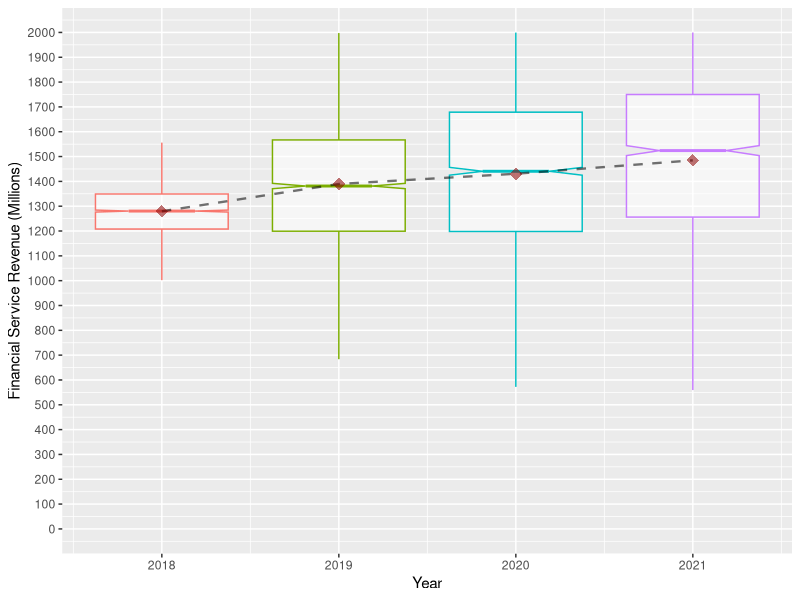
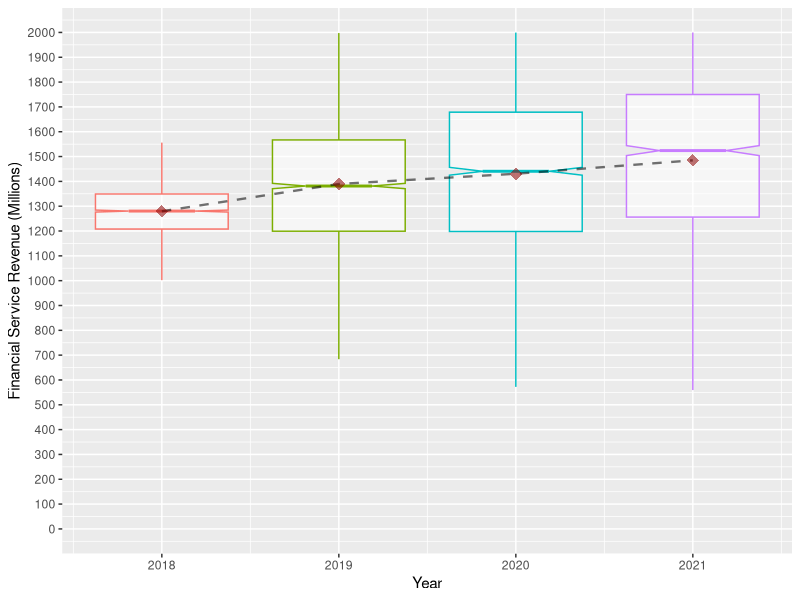

These charts were generated, in order, by the following R code:
setwd("D:/Users/MihalyTower/Documents/Actual Documents/R Programing studies/Projects/CFA NYSE-LEN Monte Carlo")
library(ggplot2)
library(readr)
library(dplyr)
library(scales)

#Lennar Financial Services Revenue Model
Cumulative.Predicted.FinancialRevenue.Data = data.frame()


#INPUTS
Sales.Growth.SD.Assumption = 0.1365
years = 4 #Number of years to forecast
n = 1 #Number of Trials per year
k = 3000 #Number of data points per trial)


j = 0 #Leave this alone. It's a counter
i = 0 #Leave this alone. It's a counter

HistoricalRev.Array = array(c(427.3, 454.4, 620.5, 687.3, 770.1)) #Place historical segment revenues here
HistoricalFrame = data.frame()

rev.growth.rate.array = array(c(0.6667,0.0487,0.051,.0657)) 



#Historical Dataframe to display when we plot
while (j < 5) {
  #Begin iterations for each year
  
  while (i < n) {
    #K = number of points to create
    revenue.iterations = data.frame(rep(HistoricalRev.Array[j+1],k))
    revenue.iterations[,2] = data.frame(Trial.Group = paste(j,"Hist"))
    revenue.iterations[,3] = data.frame(Year = 2013+j)
    revenue.iterations[,4] = data.frame(Iteration = seq(from = 1, to =k))
    
    HistoricalFrame = data.frame(rbind(revenue.iterations,HistoricalFrame))
    
    i = i+1
  }
  #Reset loop
  i = 0
  j = j+1
}
names(HistoricalFrame) = c("Revenue", "Trial", "Year", "Iteration")



#Reset Counter
j = 0 #Leave this alone. It's a counter
i = 0 #Leave this alone. It's a counter
z = 0 #Leave this alone. It's a counter
g.cumulative = 1 #Initiate variable
#Creates growth rate matrix
while (j < years) {
  #Begin iterations for each year

  while (i < n) {
      
    #Create growth rates                                        #K = number of points to create
    while (z<=j)
    {g.temp =  1+rnorm(k, mean= rev.growth.rate.array[(j+1)], sd= Sales.Growth.SD.Assumption)
    g.cumulative = g.temp * g.cumulative
    z=z+1
    }
    
    revenue.iterations2 = data.frame((g.cumulative)*770.1)#*HistoricalRev.Array)
    revenue.iterations2[,2] = data.frame(Trial.Group = paste("Trial ",i+1,2018+j))
    revenue.iterations2[,3] = data.frame(Year = 2018+j)
    revenue.iterations2[,4] = data.frame(Iteration = paste(seq(1:k)))
    
    Cumulative.Predicted.FinancialRevenue.Data = data.frame(rbind(revenue.iterations2,Cumulative.Predicted.FinancialRevenue.Data))
    
    i = i+1
  }
  #Reset loop
  i = 0
  j = j+1
  z=0
  
  #Changes sales growth rate to the array. (ADD THIS IF YOU WANT TO VARY)
  #Sales.Growth.Assumption = rev.growth.rate.array[(j)]
}

endyear = 2018+years

names(Cumulative.Predicted.FinancialRevenue.Data) = c("Revenue", "Trial", "Year", "Iteration")


#rbind here merges historical & forecast data for plotting
#ggplot(data= rbind(Cumulative.Predicted.FinancialRevenue.Data,HistoricalFrame), aes(x=Year, y=Revenue, color = Trial ,alpha=0, varwidth = TRUE))  +
#  geom_boxplot(show.legend = FALSE) +
#  stat_summary(fun.y=mean,colour="darkred",geom="point", shape=18, size=3, show.legend = FALSE)+ scale_x_continuous(breaks = seq(from=2013,to=endyear,by=1))  + ggsave(filename="FinancialRevenue.pdf",device = pdf, height = 10, width = 20) +ylab("Financial Services Revenue")

ggplot(data= rbind(Cumulative.Predicted.FinancialRevenue.Data), aes(x=Year, y=Revenue, color = Trial,alpha=0, varwidth = TRUE))+ylab("Financial Service Revenue (Millions)")  +
  geom_boxplot(show.legend = FALSE,outlier.stroke = 0, outlier.size = 0, outlier.shape = NULL, notch = TRUE) + 
  stat_summary(fun.y=mean,colour="black",linetype="dashed", geom="line", size=0.8, show.legend = FALSE)+ scale_x_continuous(breaks = seq(from=2013,to=endyear,by=1))   +
  scale_y_continuous(breaks = seq(from=0,to=2000,by=100),limits = c(0, 2000)) + stat_summary(fun.y=mean,colour="darkred", color = "black", geom="point", shape = 18, size=4, show.legend = FALSE)
ggsave(filename="FinancialServices.pdf",device = pdf, height = 6, width = 10) 


#Print statistical summaries for every forecast year
OutputYear = 2018
while (OutputYear < endyear) {
  LEN.FinSvc.SummaryData = Cumulative.Predicted.FinancialRevenue.Data %>%
    select(Revenue,Trial,Year) %>%
    filter(Year == OutputYear)
  print(paste("Standard Deviation of Financial Service Revenue for", OutputYear, " = $" , sd(as.numeric(unlist((LEN.FinSvc.SummaryData[1])))),"million"))
  print(summary(LEN.FinSvc.SummaryData))
  OutputYear=OutputYear+1
}




Cumulative.Predicted.FinancialRevenue.Data[5] = data.frame(Segment = "FinancialRevenue")
